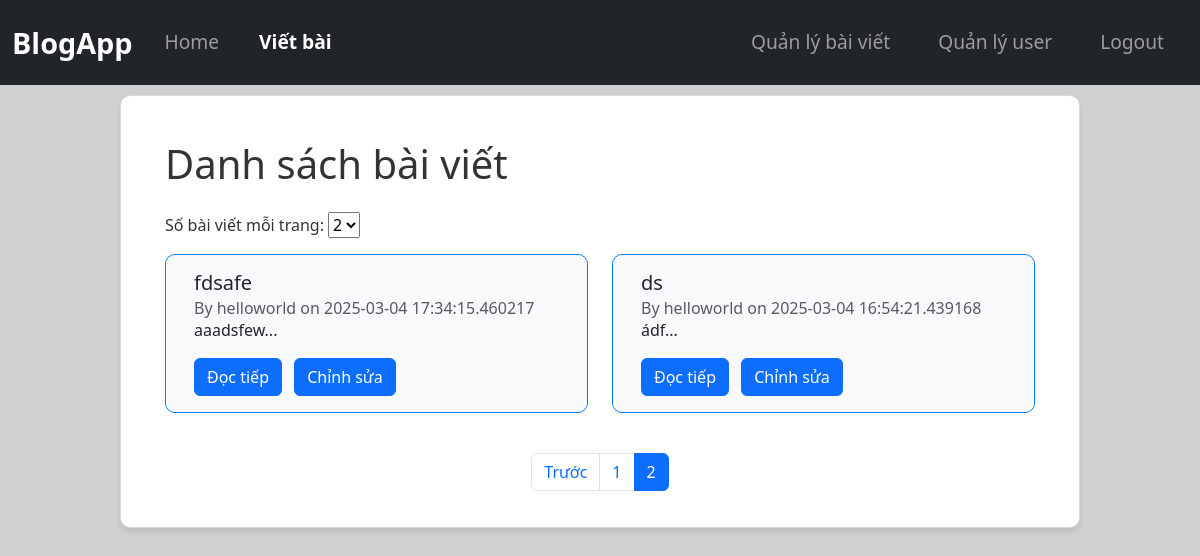
/posts-management?page=2&per_page=2 (signed in), run on the app's committed database.
### tables this page shows
CREATE TABLE posts (
            id INTEGER PRIMARY KEY AUTOINCREMENT,
            title TEXT NOT NULL,
            content TEXT NOT NULL,
            username TEXT,
            date_posted TIMESTAMP DEFAULT CURRENT_TIMESTAMP
        );

### app/routes_post.py (the view, shortened to what this page needs)
@post_bp.route("/posts-management",methods = ["POST","GET"])
@login_required
def posts_management():
    page = request.args.get("page", 1, type=int)
    per_page = request.args.get("per_page", 2, type=int)
    db = get_db()
    total_posts = db.execute("SELECT COUNT(*) FROM posts where username = ?",(current_user.username,)).fetchone()[0]
    total_pages = (total_posts + per_page - 1) // per_page
    posts = db.execute(
        "SELECT * FROM posts WHERE username = ? ORDER BY date_posted DESC LIMIT ? OFFSET ?",
        (current_user.username,per_page, (page - 1) * per_page)
    ).fetchall()
    posts_del_id = request.args.getlist("delete_post")
    return render_template("posts_management.html",per_page = per_page,posts = posts,page = page,total_pages = total_pages,current_user = current_user)

### app/__init__.py (called while the page is built)
def create_app():
    app = Flask(__name__)
    app.config["SECRET_KEY"] = "dev"
    app.teardown_appcontext(close_db)
    login_manager = LoginManager()
    login_manager.init_app(app)
    @login_manager.user_loader
    def load_user(user_id):
        user =  get_user_by_id(user_id)
        return User(user['id'],user['username'],user['email'],user['is_admin'],user['is_ban'])
    from app.routes_account import user_bp
    from app.routes_post import post_bp
    app.register_blueprint(post_bp)
    app.register_blueprint(user_bp)
    return app

### app/db.py (called while the page is built)
def get_db():
    if "db" not in g:
        g.db = sqlite3.connect(DATABASE)
        g.db.row_factory = sqlite3.Row  # Trả về dict thay vì tuple
    return g.db

def get_user_by_id(id):
    db = get_db()
    user = db.execute("SELECT * FROM users WHERE id = ?", (id,)).fetchone()
    return dict(user) if user != None else None

### app/templates/posts_management.html (shortened to what this page needs)
{% extends "base.html" %}
{% block content %}
    <div class="container">
        <h1 class="mb-4">Danh sách bài viết</h1>
        <form method="GET" action="{{ url_for('post_bp.posts_management') }}" class="mb-3">
            <label for="per_page">Số bài viết mỗi trang:</label>
            <select name="per_page" id="per_page" onchange="this.form.submit()">
                <option value="2" {% if per_page == 2 %}selected{% endif %}>2</option>
            </select>
        </form>
        <form method="GET" action="{{url_for('post_bp.posts_management')}}">
            <div class="row">
                {% for post in posts %}
                    <div class="col-md-6">
                        <div class="card mb-3">
                            <label>
                                <div class="card-body" style="display: flex;align-items: center;justify-content: space-between;gap: 10px;">
                                    <div class="container">
                                        <h5 class="card-title">{{ post.title }}</h5>
                                        <h6 class="card-subtitle text-muted">
                                            By {{ post.username }} on {{ post.date_posted }}
                                        </h6>
                                        <p class="post-preview">
                                            {{ post.content|replace('\n', '<br>') | safe }}...
                                        </p>
                                        <a href="{{ url_for('post_bp.post_detail', post_id=post.id) }}" class="btn btn-primary">Đọc tiếp</a>
                                        <a href="{{ url_for('post_bp.edit_post', post_id=post.id) }}" class="btn btn-primary ms-2">
                                             Chỉnh sửa
                                        </a>
                                    </div>
                                </div>
                            </label>
                        </div>
                    </div>
                {% else %}
                    <p>Không có bài viết nào.</p>
                {% endfor %}
            </div>
        </form>
        <nav aria-label="Page navigation">
            <ul class="pagination justify-content-center mt-4">
                {% if page > 1 %}
                    <li class="page-item">
                        <a class="page-link" href="{{ url_for('post_bp.posts_management', page=page-1, per_page = per_page) }}">Trước</a>
                    </li>
                {% endif %}
                {% for p in range(1, total_pages + 1) %}
                    <li class="page-item {% if p == page %}active{% endif %}">
                        <a class="page-link" href="{{ url_for('post_bp.posts_management', page=p, per_page = per_page) }}">{{ p }}</a>
                    </li>
                {% endfor %}
            </ul>
        </nav>
    </div>
{% endblock %}

### app/static/css/style.css (style rules this page uses)
body { background-color: #cfd1d2; color: #333333; }
.mb-3 { border-radius: 10px; border-color: #007BFF ; }
.card-body { border-radius: 10px; border: 1px ; overflow: hidden; background-color: #F8F9FA ; }
.container { max-width: 1200px; }
.post-preview { display: -webkit-box; -webkit-line-clamp: 2; -webkit-box-orient: vertical; overflow: hidden; text-overflow: ellipsis; max-height: 3em; }

### data on the page
posts: title "fdsafe", username "helloworld", date_posted "2025-03-04 17:34:15.460217", content "aaadsfew"
posts: title "ds", username "helloworld", date_posted "2025-03-04 16:54:21.439168", content "ádf"

### other printed values
{{ p }} "1" "2"
